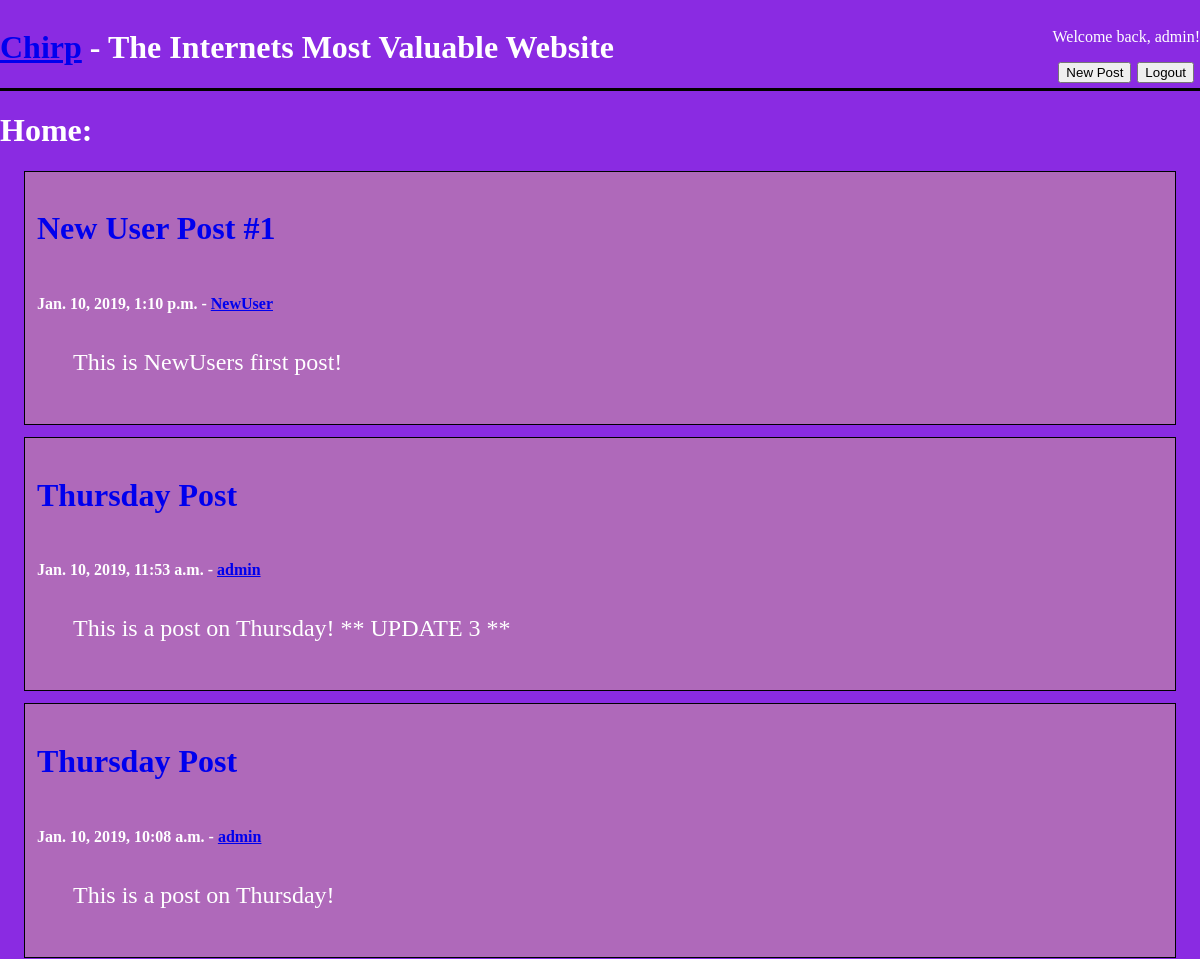
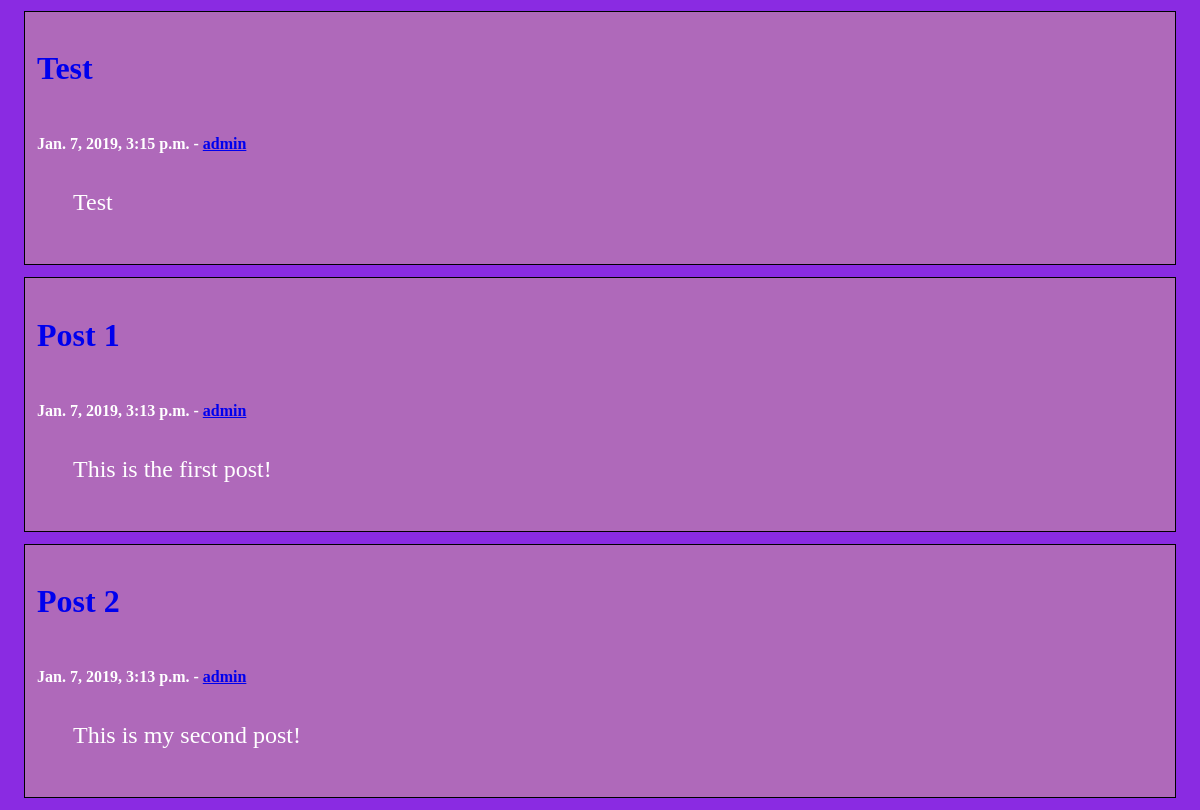
The app's page / (signed in) with its own data (2 pictures, top to bottom).
### posts_app/models.py (models this page shows, shortened)
class Post(models.Model):
    title = models.CharField(max_length=30)
    author = models.ForeignKey('auth.user', on_delete=models.CASCADE)
    body = models.TextField()
    date_posted = models.DateTimeField(default=timezone.now)

### posts_app/views.py (the view)
# urls.py: path('', views.BlogListView.as_view(), name="home"),
class BlogListView(ListView):
    model = Post
    template_name = 'home.html'
    ordering = ['-date_posted']

### templates/home.html
{% extends 'base.html' %}
{% block content %}
    <h1>Home:</h1>
    {% if user.is_authenticated %}
        {% for post in object_list %}
            <div class="home-post-div">
                <a href="{% url 'post_detail' post.pk %}"><h2>{{ post.title }}</h2></a>
                <h4>{{ post.date_posted }} - <a href="{% url 'post_user' post.author %}">{{ post.author }}</a></h4>
                <p>{{ post.body }}</p>
            </div>
        {% endfor %}
    {% else %}
        <p>You must be logged in to see our sweet blog posts. Please login or register.</p>
        <a href="{% url 'login' %}"><button id="login">Login</button></a>
        <a href="{% url 'create_new_user' %}"><button id="register">Register</button></a>
    {% endif %}
{% endblock %}

### templates/base.html (shortened to what this page needs)
{% load static %}
<!DOCTYPE html>
<html lang="en">
<head>
    <link rel="stylesheet" href="{% static 'base.css' %}">
</head>
<body>
    <header>
        <a href="{% url 'home' %}"><h1>Chirp</a> - The Internets Most Valuable Website </h1>
        <div id="button-nav">
            {% if user.is_authenticated %}
                <p>Welcome back, {{ user.username }}!</p>
                <div class="nav-buttons">
                    <a href="{% url 'post_new' %}"><button id="post">New Post</button></a>
                    <a href="{% url 'logout' %}"><button id="logout">Logout</button></a>
                </div>
            {% else %}
                <div class="nav-buttons"></div>
                    <a href="{% url 'login' %}"><button id="login">Login</button></a>
                    <a href="{% url 'create_new_user' %}"><button id="register">Register</button></a>
                </div>
            {% endif %}
        </div>
    </header>
    {% block content %}{% endblock %}
</body>
</html>

### static/base.css (style rules this page uses)
html { background-color: blueviolet; color: white; }
h2 { font-size: 32px; }
body { width: 1200px; margin-left: auto; margin-right: auto; }
header { height: auto; display: flex; border-bottom: 3px solid black; }
h2 { display: inline-block; }
.nav-buttons { display: flex; justify-content: space-evenly; }
#button-nav { margin-left: auto; margin-top: auto; margin-bottom: auto; }
.home-post-div { background-color: rgba(222, 184, 135, 0.438); border: 1px solid black; margin: 12px; margin-right: 24px; }
.home-post-div, .home-post-div p { padding: 12px; margin-left: 24px; }
.home-post-div p { font-size: 24px; }

### records on screen
Post: title "New User Post #1", date_posted "Jan. 10, 2019, 1:10 p.m.", author "NewUser", body "This is NewUsers first post!"
Post: title "Thursday Post", date_posted "Jan. 10, 2019, 11:53 a.m.", author "admin", body "This is a post on Thursday! ** UPDATE 3 **"
Post: title "Thursday Post", date_posted "Jan. 10, 2019, 10:08 a.m.", author "admin", body "This is a post on Thursday!"
Post: title "Test", date_posted "Jan. 7, 2019, 3:15 p.m.", author "admin", body "Test"
Post: title "Post 1", date_posted "Jan. 7, 2019, 3:13 p.m.", author "admin", body "This is the first post!"
Post: title "Post 2", date_posted "Jan. 7, 2019, 3:13 p.m.", author "admin", body "This is my second post!"

### other values on screen
{{ user.username }} "admin"
